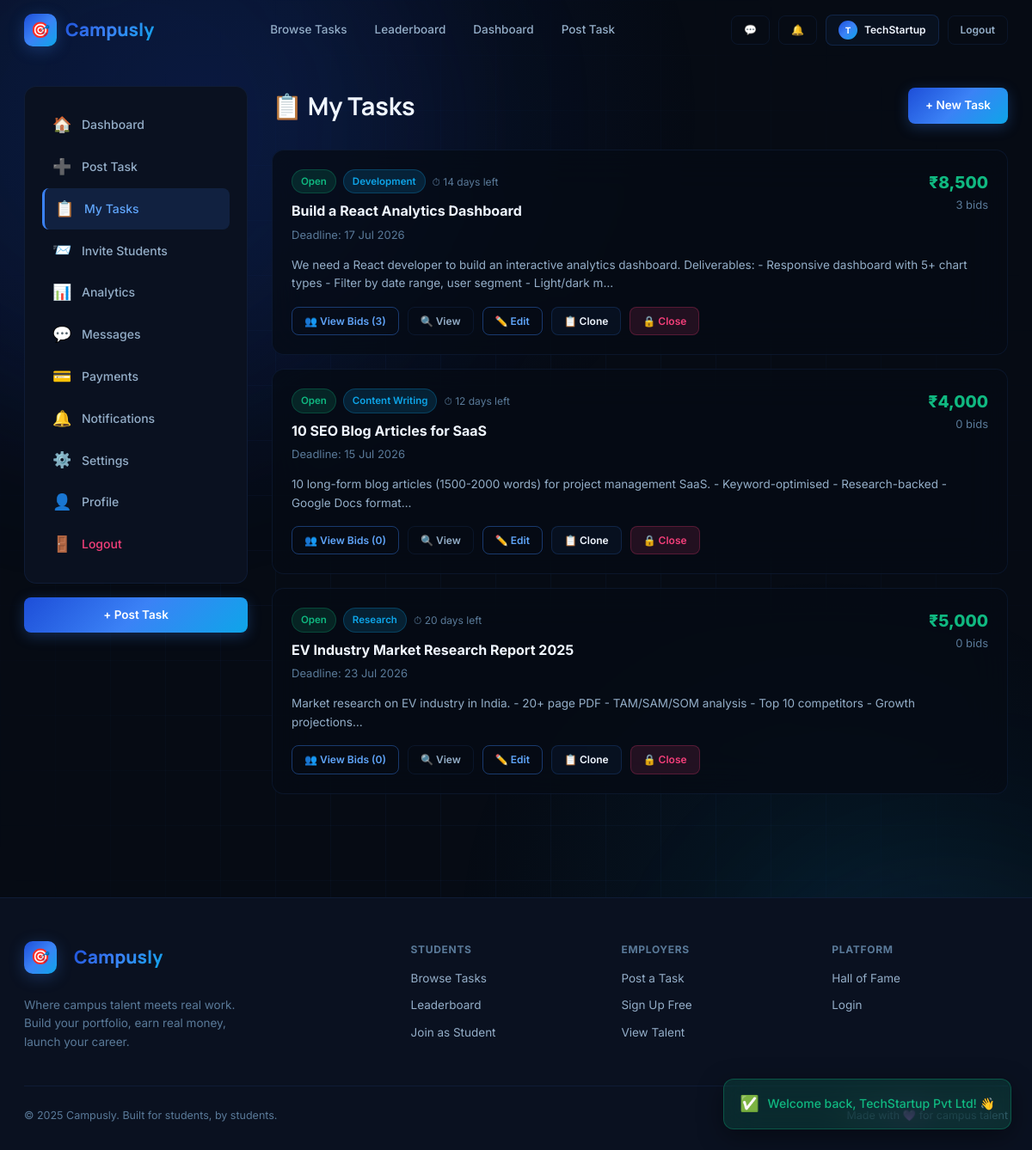
Page /manage_tasks.php (signed in) on the committed database.
### tables this page shows
CREATE TABLE tasks (
  id           INT AUTO_INCREMENT PRIMARY KEY,
  employer_id  INT           NOT NULL,
  title        VARCHAR(255)  NOT NULL,
  description  TEXT,
  category     VARCHAR(100),
  price        DECIMAL(10,2) DEFAULT 0.00,
  location     VARCHAR(100)  DEFAULT 'Remote',
  skills       VARCHAR(800),
  deadline     DATE,
  duration     VARCHAR(80),
  urgency      ENUM('urgent','high','medium','low') DEFAULT 'medium',
  status       ENUM('open','assigned','completed','cancelled') DEFAULT 'open',
  created_at   TIMESTAMP     DEFAULT CURRENT_TIMESTAMP,
  INDEX idx_status   (status),
  INDEX idx_category (category),
  INDEX idx_employer (employer_id)
);

### manage_tasks.php (the view, shortened to what this page needs)
<?php
include 'db.php';
$uid = (int)$_SESSION['user_id'];
$tasks = mysqli_query($conn,
  "SELECT t.*, (SELECT COUNT(*) FROM applications WHERE task_id=t.id) as bid_count,
    (SELECT COUNT(*) FROM applications WHERE task_id=t.id AND status='selected') as selected_count
   FROM tasks t WHERE t.employer_id=$uid ORDER BY t.created_at DESC");
include 'includes/head.php';
include 'includes/navbar.php';
?>
<div class="wrap">
<div class="dash-wrap">
  <aside class="sidebar">
    <div class="sidebar-card">
      <a href="employer_dashboard.php" class="sidebar-link"><span class="si">🏠</span>Dashboard</a>
      <a href="post_task.php" class="sidebar-link"><span class="si">➕</span>Post Task</a>
      <a href="manage_tasks.php" class="sidebar-link active"><span class="si">📋</span>My Tasks</a>
      <a href="task_invite.php" class="sidebar-link"><span class="si">📨</span>Invite Students</a>
      <a href="task_analytics.php" class="sidebar-link"><span class="si">📊</span>Analytics</a>
      <a href="messages.php" class="sidebar-link"><span class="si">💬</span>Messages</a>
      <a href="payment_history.php" class="sidebar-link"><span class="si">💳</span>Payments</a>
      <a href="notifications.php" class="sidebar-link"><span class="si">🔔</span>Notifications</a>
      <a href="notification_settings.php" class="sidebar-link"><span class="si">⚙️</span>Settings</a>
      <a href="profile.php" class="sidebar-link"><span class="si">👤</span>Profile</a>
      <a href="logout.php" class="sidebar-link" style="color:var(--rose)"><span class="si">🚪</span>Logout</a>
    </div>
    <a href="post_task.php" class="btn btn-brand btn-full">+ Post Task</a>
  </aside>
  <main class="main-content">
    <div style="display:flex;align-items:center;justify-content:space-between;margin-bottom:28px">
      <h1 style="font-family:var(--fh);font-size:1.8rem;font-weight:700">📋 My Tasks</h1>
      <a href="post_task.php" class="btn btn-brand">+ New Task</a>
    </div>
    <?php if(mysqli_num_rows($tasks)===0): ?>
      <div style="text-align:center;padding:70px;color:var(--t3)">
        <div style="font-size:3rem;margin-bottom:14px">📋</div>
        <div style="font-weight:600;margin-bottom:10px">No tasks posted yet</div>
        <a href="post_task.php" class="btn btn-brand">Post Your First Task</a>
      </div>
    <?php else: ?>
      <div style="display:flex;flex-direction:column;gap:16px">
        <?php while($t=$tasks->fetch_assoc()):
          $s_cls=['open'=>'tag-g','assigned'=>'tag-a','completed'=>'tag-c','cancelled'=>'tag-r'][$t['status']]??'tag-v';
          $deadline_str=$t['deadline']?date('d M Y',strtotime($t['deadline'])):'Flexible';
          $days_left=$t['deadline']?ceil((strtotime($t['deadline'])-time())/86400):null;
        ?>
        <div class="glass-dark" style="padding:22px;border-radius:var(--r)">
          <div style="display:flex;justify-content:space-between;align-items:flex-start;flex-wrap:wrap;gap:14px;margin-bottom:14px">
            <div>
              <div style="display:flex;gap:8px;margin-bottom:8px;flex-wrap:wrap;align-items:center">
                <span class="tag <?= $s_cls ?>"><?= ucfirst($t['status']) ?></span>
                <span class="tag tag-c"><?= htmlspecialchars($t['category']) ?></span>
                <?php if($days_left!==null && $t['status']==='open'): ?>
                  <span style="font-size:12px;color:<?= $days_left<=3?'var(--rose)':($days_left<=7?'var(--amber)':'var(--t3)') ?>">⏱ <?= $days_left ?> days left</span>
                <?php endif; ?>
              </div>
              <h3 style="font-weight:700;font-size:1rem;margin-bottom:4px"><?= htmlspecialchars($t['title']) ?></h3>
              <div style="color:var(--t3);font-size:13px">Deadline: <?= $deadline_str ?></div>
            </div>
            <div style="text-align:right">
              <div style="font-weight:800;font-size:1.2rem;color:var(--emerald)">₹<?= number_format($t['price']) ?></div>
              <div style="color:var(--t3);font-size:13px"><?= $t['bid_count'] ?> bids</div>
            </div>
          </div>
          <p style="color:var(--t2);font-size:13.5px;margin-bottom:16px;line-height:1.6"><?= htmlspecialchars(substr($t['description'],0,180)) ?>…</p>
          <div style="display:flex;gap:10px;flex-wrap:wrap">
            <a href="view_applicants.php?id=<?= $t['id'] ?>" class="btn btn-outline btn-sm">👥 View Bids (<?= $t['bid_count'] ?>)</a>
            <a href="task_view.php?id=<?= $t['id'] ?>" class="btn btn-ghost btn-sm">🔍 View</a>
            <?php if($t['status']==='open'): ?>
              <a href="edit_task.php?id=<?= $t['id'] ?>"  class="btn btn-outline btn-sm">✏️ Edit</a>
              <a href="clone_task.php?id=<?= $t['id'] ?>" class="btn btn-glass btn-sm" onclick="return confirm('Clone this task?')">📋 Clone</a>
              <a href="manage_tasks.php?close=<?= $t['id'] ?>" class="btn btn-danger btn-sm" onclick="return confirm('Close this task? No more bids will be accepted.')">🔒 Close</a>
            <?php endif; ?>
          </div>
        </div>
        <?php endwhile; ?>
      </div>
    <?php endif; ?>
  </main>
</div>
</div>
<?php include 'includes/footer.php'; ?>

### style.css (style rules this page uses)
:root { --ink:#060b14; --ink2:#0a1120; --ink3:#0e1929; --ink4:#132035; --surface:rgba(59,130,246,0.05); --surface2:rgba(59,130,246,0.1); --border:rgba(59,130,246,0.1); --border2:rgba(59,130,246,0.18); --blue:#3b82f6; --blue2:#60a5fa; --blue-dark:#1d4ed8; --blue-glow:rgba(59,130,246,0.28); --indigo:#6366f1; --indigo2:#818cf8; --indigo-glow:rgba(99,102,241,0.25); --sky:#0ea5e9; --sky-glow:rgba(14,165,233,0.2); --violet:#3b82f6; --violet2:#60a5fa; --violet-glow:rgba(59,130,246,0.28); --rose:#f43f7a; --rose-glow:rgba(244,63,122,0.2); --amber:#f59e0b; --amber-glow:rgba(245,158,11,0.2); --cyan:#0ea5e9; --cyan-glow:rgba(14,165,233,0.18); --emerald:#10b981; --emerald-glow:rgba(16,185,129,0.2); --grad-brand:linear-gradient(135deg,#1d4ed8 0%,#3b82f6 50%,#0ea5e9 100%); --grad-cool:linear-gradient(135deg,#1d4ed8,#0ea5e9); --grad-warm:linear-gradient(135deg,#3b82f6,#6366f1); --t1:#f0f6ff; --t2:#94aec8; --t3:#5a7a99; --t4:#2e4a66; --r:14px; --rs:8px; --rl:20px; --tr:all 0.22s cubic-bezier(.4,0,.2,1); --fh:'Manrope',sans-serif; --fb:'Inter',sans-serif; }
* { box-sizing:border-box;margin:0;padding:0 }
html { scroll-behavior:smooth }
body { font-family:var(--fb);background:var(--ink);color:var(--t1);min-height:100vh;overflow-x:hidden;line-height:1.6 }
a { text-decoration:none;color:inherit }
.wrap { position:relative;z-index:1 }
.glass-dark { background:rgba(6,11,20,0.75);backdrop-filter:blur(24px);border:1px solid var(--border) }
.btn { display:inline-flex;align-items:center;justify-content:center;gap:8px;padding:10px 20px;border-radius:var(--rs);font-family:var(--fb);font-size:13.5px;font-weight:600;cursor:pointer;transition:var(--tr);border:none;white-space:nowrap }
.btn-brand { background:var(--grad-brand);color:#fff;box-shadow:0 4px 16px var(--blue-glow) }
.btn-glass { background:var(--surface);color:var(--t1);border:1px solid var(--border2) }
.btn-outline { background:transparent;color:var(--blue2);border:1px solid rgba(59,130,246,0.4) }
.btn-ghost { background:transparent;color:var(--t2);border:1px solid var(--border) }
.btn-danger { background:rgba(244,63,122,0.12);color:var(--rose);border:1px solid rgba(244,63,122,0.25) }
.btn-sm { padding:6px 14px;font-size:12px }
.btn-full { width:100% }
.tag { display:inline-flex;align-items:center;gap:4px;padding:4px 10px;border-radius:20px;font-size:11.5px;font-weight:600 }
.tag-g { background:rgba(16,185,129,0.15);color:var(--emerald);border:1px solid rgba(16,185,129,0.25) }
.tag-c { background:rgba(14,165,233,0.15);color:var(--sky);border:1px solid rgba(14,165,233,0.25) }
.dash-wrap { display:grid;grid-template-columns:260px 1fr;gap:28px;padding:100px 28px 40px;max-width:1300px;margin:0 auto;min-height:100vh }
.sidebar { position:sticky;top:100px;height:fit-content }
.sidebar-card { background:var(--ink2);border:1px solid var(--border);border-radius:var(--r);padding:20px;margin-bottom:16px }
.sidebar-link { display:flex;align-items:center;gap:10px;padding:10px 12px;border-radius:var(--rs);color:var(--t2);font-size:14px;font-weight:500;transition:var(--tr);cursor:pointer;text-decoration:none }
.sidebar-link:hover,.sidebar-link.active { color:var(--t1);background:var(--surface2) }
.sidebar-link.active { background:rgba(59,130,246,0.15);color:var(--blue2);border-left:3px solid var(--blue) }
.sidebar-link .si { font-size:18px;width:24px }
.main-content { min-width:0 }

### rows in the picture
tasks: status "Open", category "Development", deadline "14", title "Build a React Analytics Dashboard", deadline "17 Jul 2026", price "8,500", bid_count "3", description "We need a React developer to build an interactive analytics dashboard. Deliverables: - Responsive dashboard with 5+ chart types - Filter by date range, user segment - Light/dark m"
tasks: status "Open", category "Content Writing", deadline "12", title "10 SEO Blog Articles for SaaS", deadline "15 Jul 2026", price "4,000", bid_count "0", description "10 long-form blog articles (1500-2000 words) for project management SaaS. - Keyword-optimised - Research-backed - Google Docs format"
tasks: status "Open", category "Research", deadline "20", title "EV Industry Market Research Report 2025", deadline "23 Jul 2026", price "5,000", bid_count "0", description "Market research on EV industry in India. - 20+ page PDF - TAM/SAM/SOM analysis - Top 10 competitors - Growth projections"

### other values in the picture
substr($user_name,0,1) "T"
explode(' ',$user_name)[0] "TechStartup"
